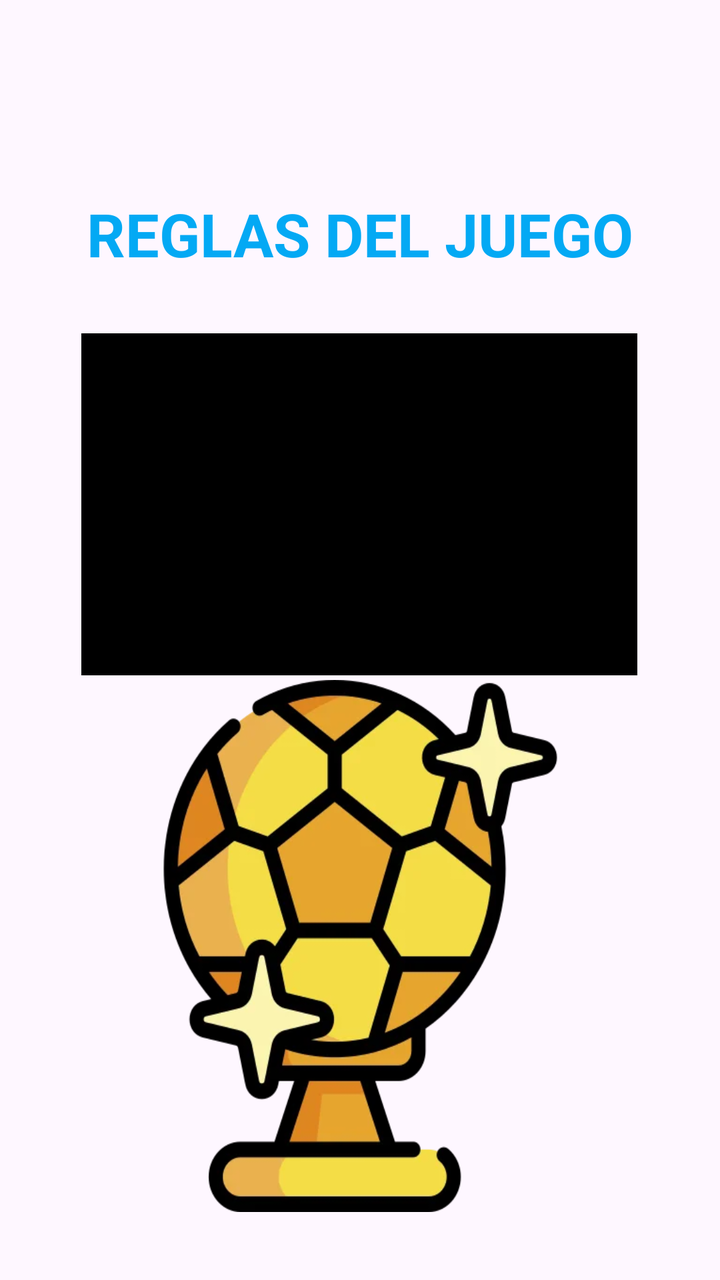
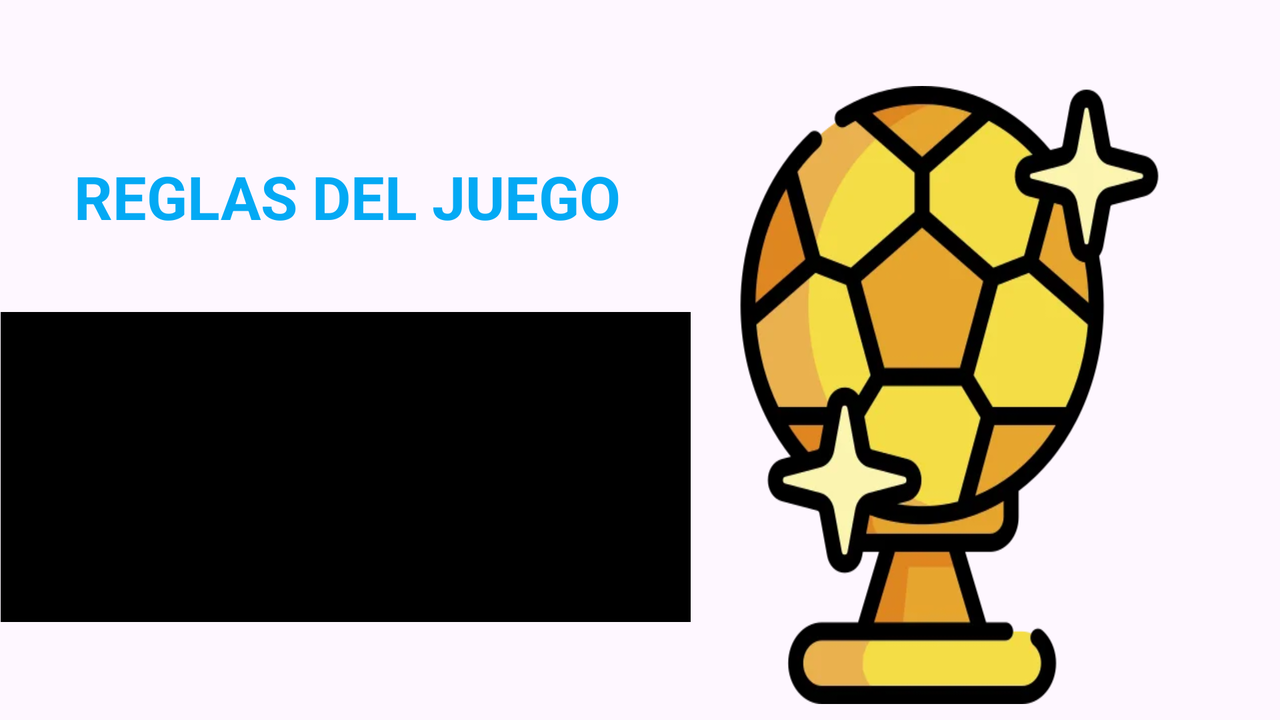

First picture: res/layout/ on a phone held upright. Second picture: the repository's own variant of that layout, on a device whose configuration matches the variant's folder. Source for both follows.
<!-- AndroidManifest.xml: application theme Theme.Comunio -->
<!-- res/layout/activity_splash.xml -->
<?xml version="1.0" encoding="utf-8"?>
<androidx.constraintlayout.widget.ConstraintLayout xmlns:android="http://schemas.android.com/apk/res/android"
    xmlns:app="http://schemas.android.com/apk/res-auto"
    xmlns:tools="http://schemas.android.com/tools"
    android:id="@+id/main"
    android:layout_width="match_parent"
    android:layout_height="match_parent"
    tools:context=".Splash">

    <ImageView
        android:id="@+id/imageView4"
        android:layout_width="241dp"
        android:layout_height="266dp"
        android:background="@drawable/iconoapp"
        app:layout_constraintBottom_toBottomOf="parent"
        app:layout_constraintEnd_toEndOf="parent"

        app:layout_constraintStart_toStartOf="parent"
        app:layout_constraintTop_toTopOf="parent"
        app:layout_constraintVertical_bias="0.909" />

    <TextView
        android:id="@+id/textView6"
        android:layout_width="306dp"
        android:layout_height="94dp"
        android:gravity="center"
        android:text="REGLAS DEL JUEGO"
        android:textColor="@color/blue"
        android:textSize="30dp"
        android:textStyle="bold"
        app:layout_constraintBottom_toTopOf="@+id/imageView4"
        app:layout_constraintEnd_toEndOf="parent"
        app:layout_constraintHorizontal_bias="0.495"
        app:layout_constraintStart_toStartOf="parent"
        app:layout_constraintTop_toTopOf="parent"
        app:layout_constraintVertical_bias="0.285" />

    <TextView
        android:id="@+id/textViewReglas"
        android:layout_width="278dp"
        android:layout_height="171dp"
        android:background="@color/black"
        android:padding="5dp"
        android:textColor="@color/white"
        android:textStyle="bold"
        app:layout_constraintBottom_toTopOf="@+id/imageView4"
        app:layout_constraintEnd_toEndOf="parent"
        app:layout_constraintHorizontal_bias="0.496"
        app:layout_constraintStart_toStartOf="parent"
        app:layout_constraintTop_toBottomOf="@+id/textView6"
        app:layout_constraintVertical_bias="0.525" />


</androidx.constraintlayout.widget.ConstraintLayout>
<!-- resources referenced by this layout -->
<resources>
  <color name="black">#FF000000</color>
  <color name="blue">#03A9F4</color>
  <color name="white">#FFFFFFFF</color>
  <!-- drawable iconoapp: webp bitmap (drawable, 18658 bytes) -->
  <style name="Theme.Comunio" parent="Base.Theme.Comunio" />
  <style name="Base.Theme.Comunio" parent="Theme.Material3.DayNight.NoActionBar">
          
          
      </style>
</resources>
<!-- res/layout-land/activity_splash.xml (the repository's variant of the layout above) -->
<!-- drawn on the phone turned sideways -->
<?xml version="1.0" encoding="utf-8"?>
<androidx.constraintlayout.widget.ConstraintLayout xmlns:android="http://schemas.android.com/apk/res/android"
    xmlns:app="http://schemas.android.com/apk/res-auto"
    xmlns:tools="http://schemas.android.com/tools"
    android:id="@+id/main"
    android:layout_width="match_parent"
    android:layout_height="match_parent"
    tools:context=".Splash">

    <ImageView
        android:id="@+id/imageView4"
        android:layout_width="256dp"
        android:layout_height="309dp"
        android:background="@drawable/iconoapp"

        app:layout_constraintBottom_toBottomOf="parent"
        app:layout_constraintEnd_toEndOf="parent"
        app:layout_constraintHorizontal_bias="0.903"
        app:layout_constraintStart_toStartOf="parent"
        app:layout_constraintTop_toTopOf="parent"
        app:layout_constraintVertical_bias="0.843" />

    <TextView
        android:id="@+id/textView6"
        android:layout_width="346dp"
        android:layout_height="119dp"
        android:layout_marginTop="40dp"
        android:gravity="center"
        android:text="REGLAS DEL JUEGO"
        android:textColor="@color/blue"
        android:textSize="30dp"
        android:textStyle="bold"
        app:layout_constraintBottom_toTopOf="@+id/textViewReglas"
        app:layout_constraintEnd_toStartOf="@+id/imageView4"
        app:layout_constraintHorizontal_bias="0.265"
        app:layout_constraintStart_toStartOf="parent"
        app:layout_constraintTop_toTopOf="parent" />

    <TextView
        android:id="@+id/textViewReglas"
        android:layout_width="345dp"
        android:layout_height="155dp"
        android:background="@color/black"
        android:padding="5dp"
        android:textColor="@color/white"
        android:textStyle="bold"
        app:layout_constraintBottom_toBottomOf="parent"
        app:layout_constraintEnd_toStartOf="@+id/imageView4"
        app:layout_constraintHorizontal_bias="0.272"
        app:layout_constraintStart_toStartOf="parent"
        app:layout_constraintTop_toTopOf="parent"
        app:layout_constraintVertical_bias="0.761" />


</androidx.constraintlayout.widget.ConstraintLayout>
